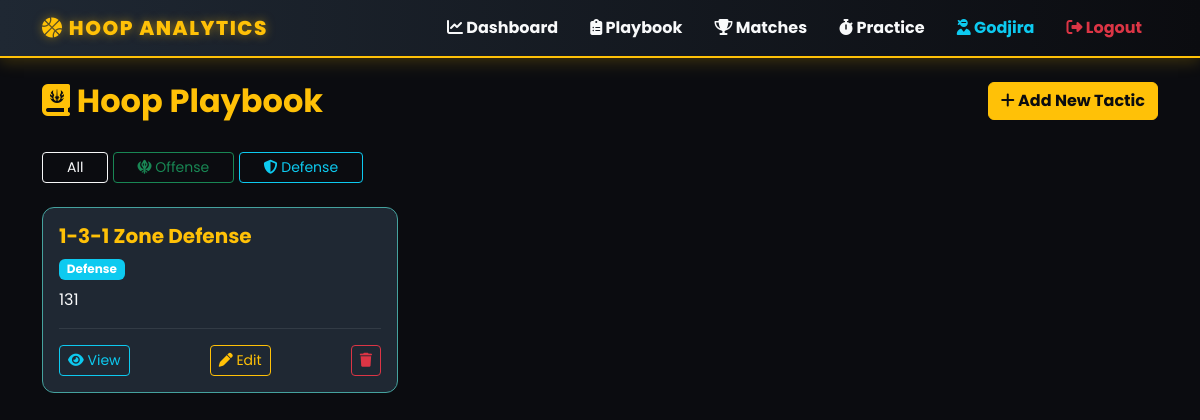
/tactics (signed in), run on an earlier commit of the app's database.
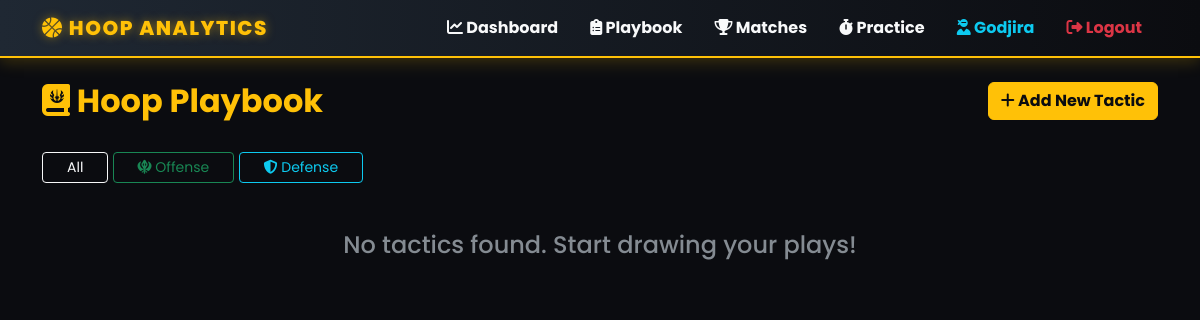
And on a later commit of the database.
### app.py (models this page shows)
class User(UserMixin, db.Model):
    id = db.Column(db.Integer, primary_key=True)
    username = db.Column(db.String(80), unique=True, nullable=False)
    name = db.Column(db.String(100), nullable=False)
    student_id = db.Column(db.String(20), nullable=False)
    password = db.Column(db.String(120), nullable=False)
    tactics = db.relationship('Tactic', backref='author', lazy=True)
    matches = db.relationship('Match', backref='author', lazy=True)
    practices = db.relationship('Practice', backref='author', lazy=True)

class Tactic(db.Model):
    id = db.Column(db.Integer, primary_key=True)
    name = db.Column(db.String(100), nullable=False)
    description = db.Column(db.Text, nullable=False)
    type = db.Column(db.String(20))
    strength = db.Column(db.String(200))
    weakness = db.Column(db.String(200))
    user_id = db.Column(db.Integer, db.ForeignKey('user.id'), nullable=False)

### app.py (the view)
@app.route('/tactics')
@login_required
def playbook():
    t_type = request.args.get('type')
    all_tactics = Tactic.query.filter_by(user_id=current_user.id, type=t_type).all() if t_type else Tactic.query.filter_by(user_id=current_user.id).all()
    return render_template('tactics.html', tactics=all_tactics)

### app.py (called while the page is built)
@login_manager.user_loader
def load_user(user_id):
    return User.query.get(int(user_id))

### templates/tactics.html
{% extends "base.html" %}
{% block content %}
<div class="row mt-4">
    <div class="col-md-6"><h2 class="text-warning fw-bold"><i class="fa-solid fa-book-journal-whills"></i> Hoop Playbook</h2></div>
    <div class="col-md-6 text-md-end"><a href="{{ url_for('add_tactic') }}" class="btn btn-warning fw-bold"><i class="fa-solid fa-plus"></i> Add New Tactic</a></div>
</div>
<div class="mt-4 mb-4">
    <a href="{{ url_for('playbook') }}" class="btn btn-outline-light btn-sm px-4">All</a>
    <a href="{{ url_for('playbook', type='Offense') }}" class="btn btn-outline-success btn-sm px-4"><i class="fa-solid fa-khanda"></i> Offense</a>
    <a href="{{ url_for('playbook', type='Defense') }}" class="btn btn-outline-info btn-sm px-4"><i class="fa-solid fa-shield-halved"></i> Defense</a>
</div>
<div class="row g-4">
    {% for tactic in tactics %}
    <div class="col-md-4">
        <div class="card h-100">
            <div class="card-body">
                <h5 class="card-title text-warning fw-bold">{{ tactic.name }}</h5>
                <span class="badge {{ 'bg-success' if tactic.type == 'Offense' else 'bg-info' }} mb-2">{{ tactic.type }}</span>
                <p class="card-text text-light text-truncate">{{ tactic.description }}</p>
                <hr class="border-secondary">
                <div class="d-flex justify-content-between">
                    <a href="{{ url_for('tactic_detail', id=tactic.id) }}" class="btn btn-sm btn-outline-info"><i class="fa-solid fa-eye"></i> View</a>
                    <a href="{{ url_for('edit_tactic', id=tactic.id) }}" class="btn btn-sm btn-outline-warning"><i class="fa-solid fa-pen"></i> Edit</a>
                    <form action="{{ url_for('delete_tactic', id=tactic.id) }}" method="POST" style="display:inline;">
                        <button type="submit" class="btn btn-sm btn-outline-danger" onclick="return confirm('ลบแผนนี้ใช่ไหม?')"><i class="fa-solid fa-trash"></i></button>
                    </form>
                </div>
            </div>
        </div>
    </div>
    {% else %}
    <div class="col-12 text-center mt-5"><h4 class="text-muted">No tactics found. Start drawing your plays!</h4></div>
    {% endfor %}
</div>
{% endblock %}

### templates/base.html (shortened to what this page needs)
<!DOCTYPE html>
<html lang="en" data-bs-theme="dark">
<head>
    <link href="https://cdn.jsdelivr.net/npm/bootstrap@5.3.0/dist/css/bootstrap.min.css" rel="stylesheet">
    <link rel="stylesheet" href="https://cdnjs.cloudflare.com/ajax/libs/font-awesome/6.4.0/css/all.min.css">
    <link rel="stylesheet" href="{{ url_for('static', filename='style.css') }}">
</head>
<body>
    <nav class="navbar navbar-expand-lg navbar-dark mb-4">
        <div class="container">
            <a class="navbar-brand text-warning" href="{{ url_for('home') }}"><i class="fa-solid fa-basketball"></i> Hoop Analytics</a>
            <div class="collapse navbar-collapse" id="navbarNav">
                <div class="navbar-nav ms-auto fw-bold">
                    {% if current_user.is_authenticated %}
                        <a class="nav-link text-light px-3" href="{{ url_for('home') }}"><i class="fa-solid fa-chart-line"></i> Dashboard</a>
                        <a class="nav-link text-light px-3" href="{{ url_for('playbook') }}"><i class="fa-solid fa-clipboard-list"></i> Playbook</a>
                        <a class="nav-link text-light px-3" href="{{ url_for('match_history') }}"><i class="fa-solid fa-trophy"></i> Matches</a>
                        <a class="nav-link text-light px-3" href="{{ url_for('practice_log') }}"><i class="fa-solid fa-stopwatch"></i> Practice</a>
                        <a class="nav-link text-info px-3" href="{{ url_for('profile', user_id=current_user.id) }}"><i class="fa-solid fa-user-ninja"></i> {{ current_user.username }}</a>
                        <a class="nav-link text-danger px-3" href="{{ url_for('logout') }}"><i class="fa-solid fa-right-from-bracket"></i> Logout</a>
                    {% else %}
                        <a class="nav-link px-3" href="{{ url_for('login') }}">Login</a>
                        <a class="nav-link btn btn-outline-warning btn-sm ms-2" href="{{ url_for('register') }}">Register</a>
                    {% endif %}
                </div>
            </div>
        </div>
    </nav>
    <div class="container">
        {% block content %}{% endblock %}
    </div>
</body>
</html>

### static/style.css (style rules this page uses)
body { background-color: #0b0c10; color: #c5c6c7; font-family: 'Poppins', sans-serif; }
.navbar { background: linear-gradient(90deg, #1f2833 0%, #0b0c10 100%) !important; border-bottom: 2px solid #ffc107 !important; box-shadow: 0 4px 15px rgba(255, 193, 7, 0.2); }
.navbar-brand { font-weight: 800; text-transform: uppercase; letter-spacing: 1.5px; text-shadow: 0 0 10px rgba(255, 193, 7, 0.5); }
.btn-warning { background-color: #ffc107; color: #0b0c10 !important; font-weight: 800; transition: all 0.3s; }

What changed in the data, as far as the page shows it:
removed Tactic: name "1-3-1 Zone Defense", type "Defense", description "131"
Also different on the page:
text now shown: "No tactics found. Start drawing your plays!"
